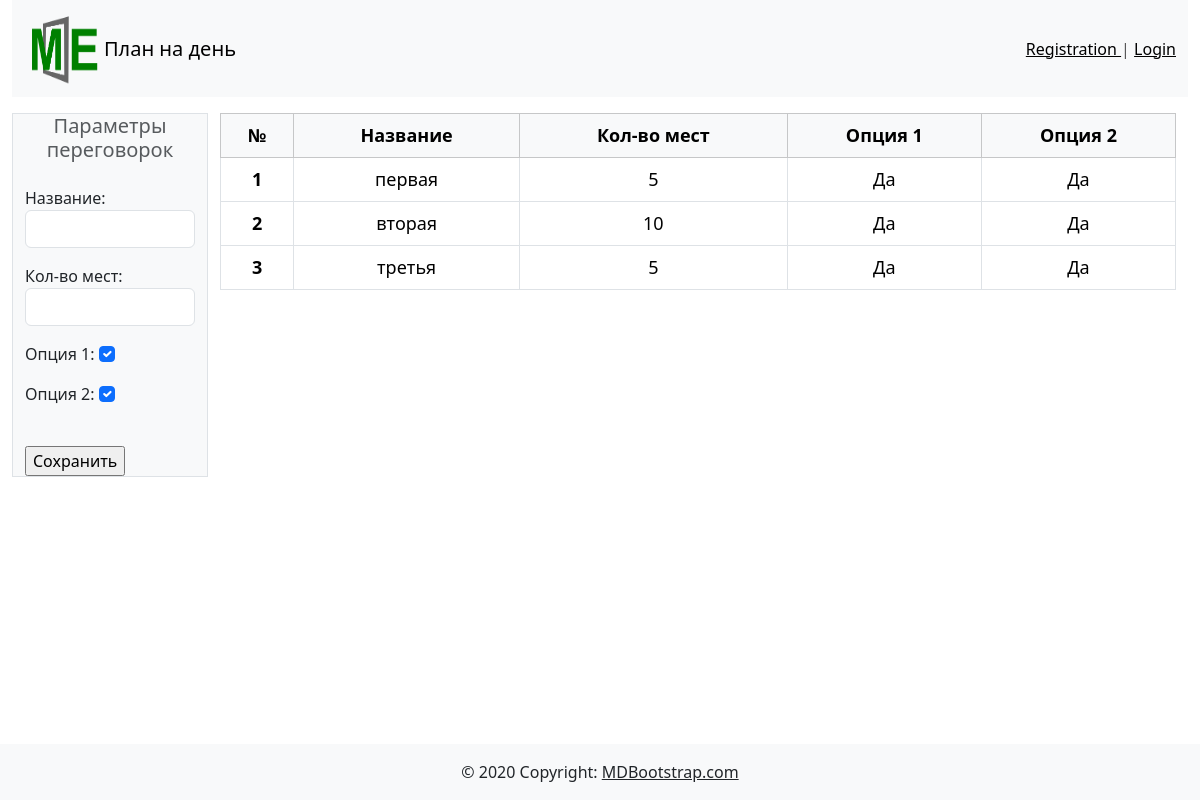
Before: /room/ with the older database file.
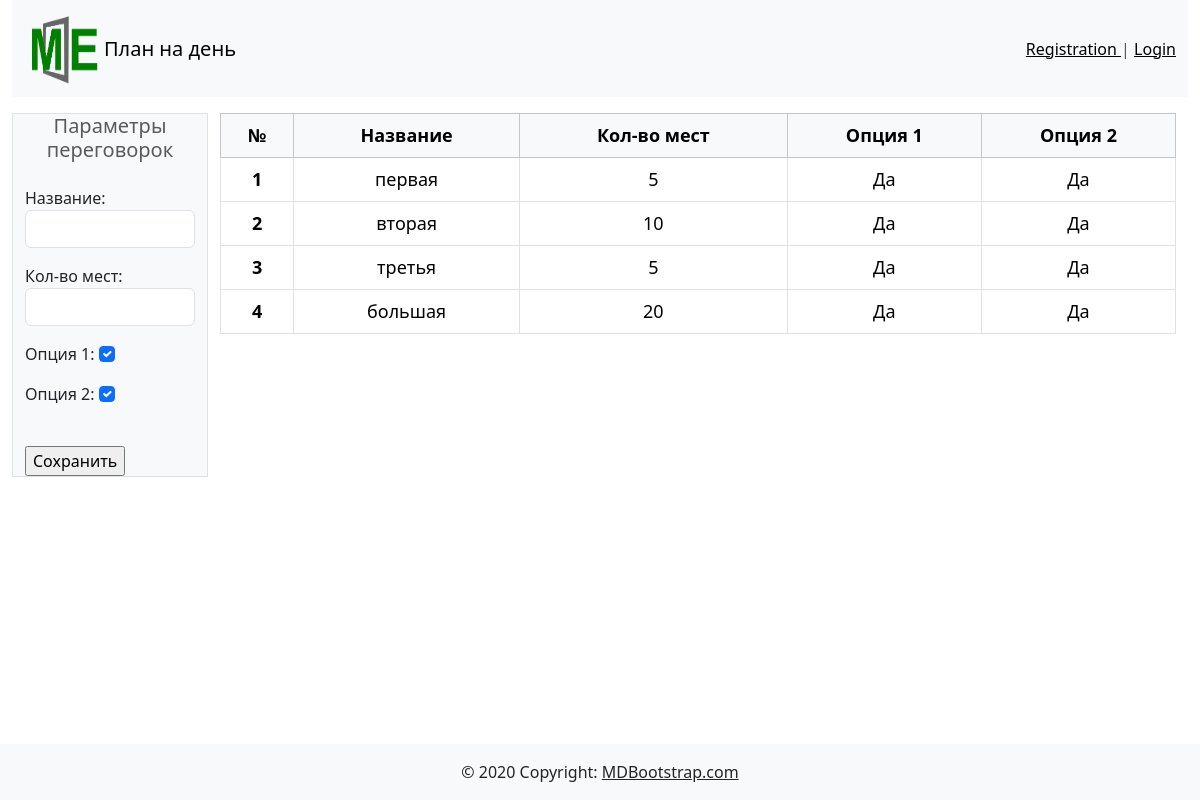
After: the same page with the newer database file.
### meetplan/models.py (models this page shows, shortened)
class Rooms(models.Model):
    name = models.CharField(max_length=20, verbose_name="Название")
    volume = models.IntegerField(null=False, verbose_name="Кол-во мест")
    option1 = models.BooleanField(default=0, verbose_name="Опция 1")
    option2 = models.BooleanField(default=0, verbose_name="Опция 2")
    class Meta:
        verbose_name = 'Переговорка'
        verbose_name_plural = 'Переговорки'
        ordering = ['name', 'volume', 'option1', 'option2']

### meetplan/views.py (the view)
# urls.py: path('room/', room, name='room'),
def room(request):
    make_plan_all_rooms()
    if request.method == "POST":
        form = RoomForm(request.POST)
        if form.is_valid():
            form.save()
            make_plan_all_rooms()
            messages.success(request, 'Добавлена новая переговорка')
            return redirect('room')
    else:
        form = RoomForm()
    rooms = Rooms.objects.all().order_by('pk')
    context = {
        'rooms': rooms,
        'form': form
    }
    return render(request, './room.html', context)

### meetplan/forms.py
class RoomForm (forms.ModelForm):
    class Meta:
        model = Rooms
        fields = ["name", "volume", "option1", "option2"]
        widgets = {
            "name": forms.TextInput(attrs={'class': 'form-control'}),
            "volume": forms.NumberInput(attrs={'class': 'form-control'}),
            "option1": forms.CheckboxInput(attrs={'class': 'form-check-input'}),
            "option2": forms.CheckboxInput(attrs={'class': 'form-check-input'})
        }

### meetplan/myfunctions.py (called while the page is built)
def make_plan_all_rooms():
    param_meeting_rooms = []
    list_room = Rooms.objects.all().order_by('pk')
    for room in list_room:
        param_meeting_rooms.append([room.pk, room.volume, room.option1, room.option2])
    return param_meeting_rooms

### meetplan/templates/room.html (shortened to what this page needs)
{% extends "base.html" %}
{% block content %}
<div class="container-fluid mt-3">
    <div class="row">
        <div class="col-xl-2 border border bg-body-tertiary">
            <form method="POST" novalidate>
                <h5 class="card-subtitle text-body-secondary text-center">Параметры переговорок</h5>
                <br>
                <table>
                    {{ form.as_p }}
                </table>
                <br>
                <input type="submit" value="Сохранить">
            </form>
        </div>
        <div class="col-xl-10">
            <table class="table table-bordered ">
                <thead class="table table-light">
                <tr>
                    <th scope="col">№</th>
                    <th scope="col">Название</th>
                    <th scope="col">Кол-во мест</th>
                    <th scope="col">Опция 1</th>
                    <th scope="col">Опция 2</th>
                </tr>
                </thead>
                <tbody class="text-center">
                {% for item in rooms %}
                <tr>
                    <th>{{ forloop.counter }}</th>
                    <td>{{ item.name }}</td>
                    <td>{{ item.volume }}</td>
                    <td>{% if item.option1 %}
                        Да
                        {% else %}
                        Нет
                        {% endif %}
                    </td>
                    <td>{% if item.option2 %}
                        Да
                        {% else %}
                        Нет
                        {% endif %}
                    </td>
                </tr>
                {% endfor %}
                </tbody>
            </table>
        </div>
    </div>
</div>
{% endblock %}

Changed rows visible on the page:
added Rooms: name "большая", volume "20", option1 "Да", option2 "Да"
